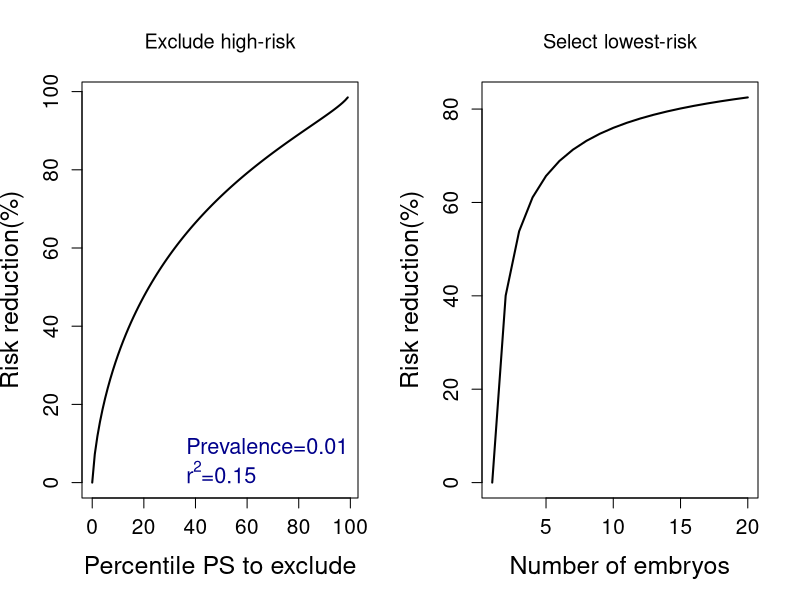

This figure's R source:

library(MASS)

risk_reduction = function(r2,method,k,n=10,q=0.01)
{
  r = sqrt(r2)
  zk = qnorm(k, lower.tail=F)
  if (method==1) # Exclude high-risk, q-percentile
  {
    zq = qnorm(q, lower.tail=F)
    integrand1 = function(t)
    {
      y = dnorm(t)*pnorm((zk-r*t)/sqrt(1-r^2),lower.tail=F)
      return(y)
    }
    risk= integrate(integrand1,-Inf,zq)$value / (1-q)
  }
  if (method==2) # Select lowest-risk
  {
    integrand2 = function(t)
    {
      arg = (zk-t*sqrt(1-r2/2)) / (r/sqrt(2))
      y = dnorm(t)*pnorm(arg, lower.tail=F)^n
      return(y)
    }
    risk= integrate(integrand2,-Inf,Inf)$value
  }
  if (method==3) # Select high-risk (method 2)
  {
    integrand3 = function(t)
    {
      arg = (zk-t*sqrt(1-r2)) / r
      y = dnorm(t)*(1-pnorm(arg)/(1-q))
      return(y)
    }
    zq = qnorm(q, lower.tail=F)
    risk= integrate(integrand3,(zk-zq*r)/sqrt(1-r2),Inf)$value
  }
  if (method==4) # Select lowest-risk (method 2)
  {
    integrand4 = function(t)
    {
      arg = (zk-t*r/sqrt(2)) / sqrt(1-r2/2)
      y = n*dnorm(t)*pnorm(t,lower.tail = F)^(n-1)*pnorm(arg, lower.tail=F)
      return(y)
    }
    risk= integrate(integrand4,-Inf,Inf)$value
  }
  reduction = (k-risk)/k
  return(reduction)
}

r2 = 0.15
k = 0.01

qs = seq(0,0.99,by=0.01)
risk_red_1 = numeric(length(qs))
risk_red_3 = numeric(length(qs))

for (i in seq_along(qs))
{
  qi = qs[i]
  risk_red_1[i] = risk_reduction(r2,1,k,q=qi)
  risk_red_3[i] = risk_reduction(r2,3,k,q=qi)
}

ns = seq(1,20)
risk_red_2 = numeric(length(ns))
risk_red_4 = numeric(length(ns))

for (i in seq_along(ns))
{
  ni = ns[i]
  risk_red_2[i] = risk_reduction(r2,2,k,n=ni)
  risk_red_4[i] = risk_reduction(r2,4,k,n=ni)
}

# png("RiskReduction.png",2400,1500,res=300)
par(mfrow=c(1,2))

plot(qs*100,risk_red_1*100,type='l',cex=1.5,xlab="Percentile PS to exclude",ylab="Risk reduction(%)",cex.lab=1.5,cex.axis=1.25,lwd=2,main='Exclude high-risk',font.main=1)
index = 3
# segments(qs[index]*100,-10,qs[index]*100,risk_red_1[index]*100,col='darkgray',lty=1,lwd=2)
# segments(qs[index]*100,risk_red_1[index]*100,-10,risk_red_1[index]*100,col='darkgray',lty=1,lwd=2)

# plot(1/(1-qs),risk_red_1*100,type='l',cex=1.5,xlab="Effective number of embryos",ylab="Risk reduction(%)",cex.lab=1.5,cex.axis=1.25,lwd=2,main='Exclude high-risk',font.main=1,xlim=c(0,20))
legend('bottomright',c(sprintf("Prevalence=%g",k),as.expression(bquote('r'^'2'*'='*.( r2)))),bty='n',cex=1.3,text.col='darkblue')

plot(ns,risk_red_2*100,type='l',cex=1.5,xlab="Number of embryos",ylab="Risk reduction(%)",cex.lab=1.5,cex.axis=1.25,lwd=2,main='Select lowest-risk',font.main=1)

# dev.off()